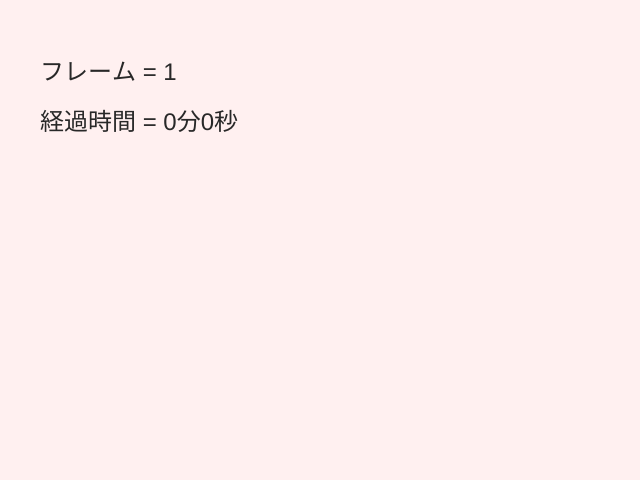
Frame 1 (no input)
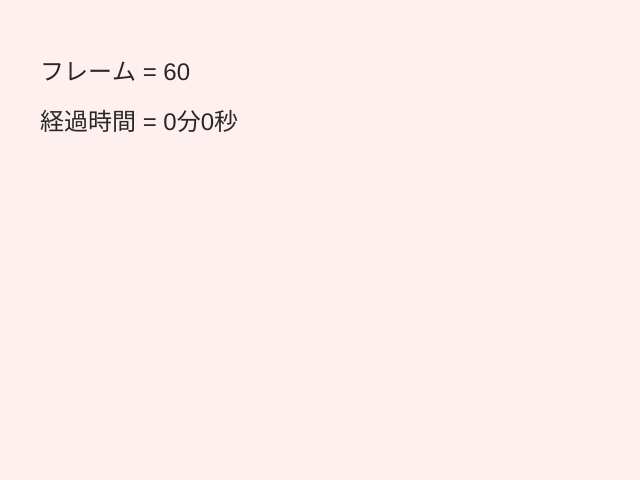
Frame 60 (no input)
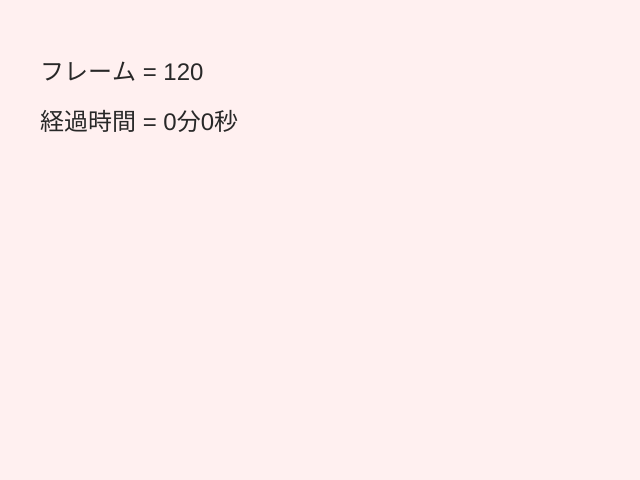
Frame 120 (the mouse pressed at the canvas centre since frame 60)

The p5.js sketch that drew these frames (run headless with seeded random() and noise() and a simulated clock; from frame 60 on, the mouse is pressed at the canvas centre):

// p5.js sketch
// ── sketch.js
function setup() {
  const canvas = createCanvas(640, 480);
}

function draw() {
  background(255, 240, 240);

  fill(40, 40, 40);
  textSize(24);
  text('フレーム = ' + frameCount, 40, 80); // frameCount は毎フレームカウントアップされる p5.js の変数

  const FRAMES_PER_SECOND = 60;  // この課題では 1 秒間は 60 フレームと仮定する

  text('経過時間 = ' + 0 + '分' + 0 + '秒', 40, 130);
}
